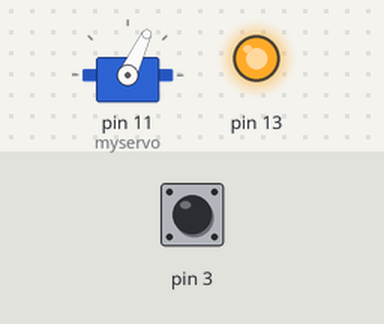
A sketch run on a simulated Arduino Uno, built with avr-gcc and run on an emulated ATmega328P. Shown: servo, output pins drawn as LEDs (lit = HIGH). The inputs (shaded band) are chosen by the test bench; at power-on: pin 3 HIGH.

Above: at 1.2 s.
1.3 s: pin 3 pulled LOW for 0.15 s
At 1.37 s:
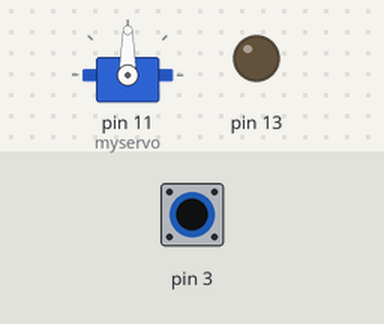
2.9 s: pin 3 pulled LOW for 3.2 s
At 7.0 s:
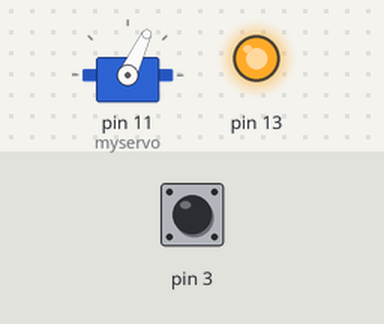
Timing chart, 0 to 8.5 s (numbered marks = the images above; inputs shaded):
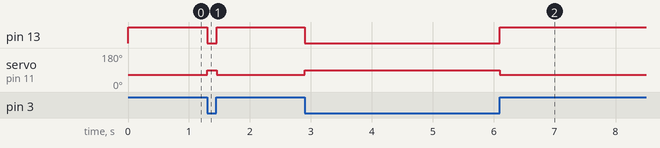

Measured:
- after the input at 1.3 s, pin 13: HIGH → LOW at once, → HIGH 0.15 s later; servo on pin 11 (myservo): 65° → 90° at once, → 65° 0.15 s later
- after the input at 2.9 s, pin 13: HIGH → LOW at once, → HIGH 3.2 s later; servo on pin 11 (myservo): 65° → 90° at once, → 65° 3.2 s later

The sketch:

laser2servo.ino
```cpp
/*
 Controlling a servo position using a potentiometer (variable resistor)
 by Michal Rinott <http://people.interaction-ivrea.it/m.rinott>

 modified on 8 Nov 2013
 by Scott Fitzgerald
 http://www.arduino.cc/en/Tutorial/Knob
*/

#include <Servo.h>

Servo myservo;  // create servo object to control a servo


void setup() {
  myservo.attach(11);  // attaches the servo on pin 11 to the servo object
  pinMode(3, INPUT_PULLUP);
  pinMode(13, OUTPUT);
}

void loop() {

  int pinState = digitalRead(3);

  if (pinState){

    myservo.write(65);
    digitalWrite(13, HIGH);

  }
  else{

    myservo.write(90);
    digitalWrite(13, LOW);
  }

  delay(5);                           // waits for the servo to get there
}
```
